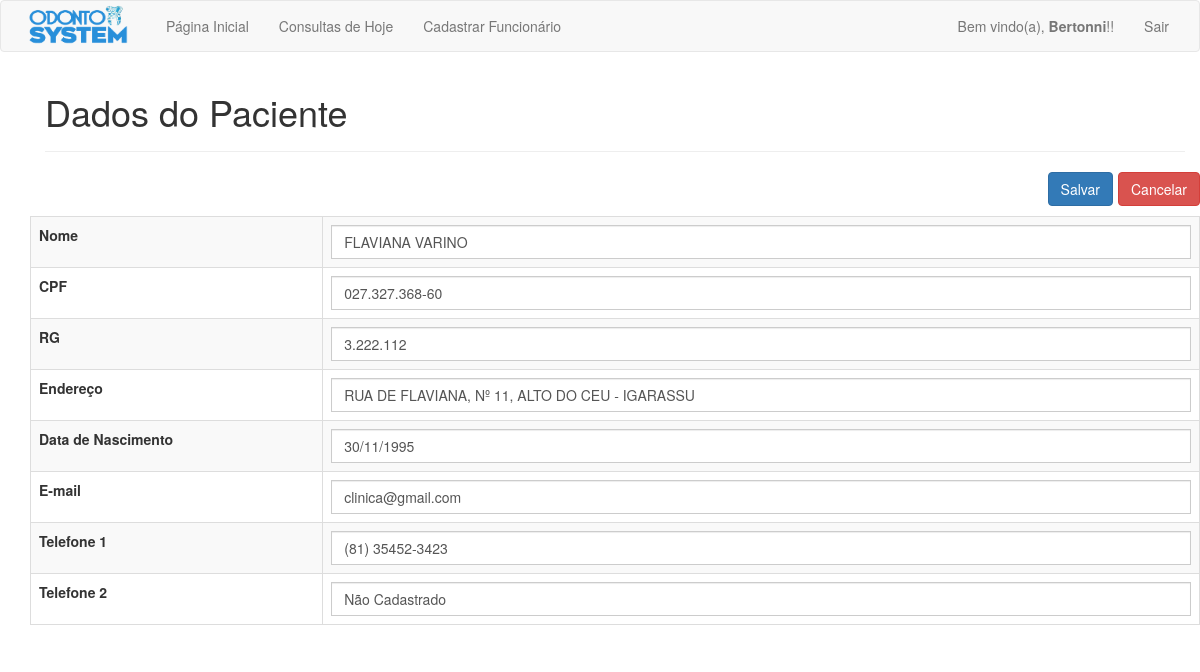
Page /php/editar_dados.php?id=22 (signed in) on the committed database.
### tables this page shows
CREATE TABLE `pacientes` (
  `pac_id` int(11) NOT NULL,
  `pac_nome` varchar(100) NOT NULL,
  `pac_endereco` varchar(200) NOT NULL,
  `pac_rg` varchar(15) DEFAULT NULL,
  `pac_cpf` varchar(15) DEFAULT NULL,
  `pac_email` varchar(50) NOT NULL,
  `pac_data_nasc` date NOT NULL,
  `pac_telefone_1` varchar(15) NOT NULL,
  `pac_telefone_2` varchar(15) DEFAULT NULL
);

### php/editar_dados.php (the view, shortened to what this page needs)
<?php
require_once 'cabecalho.php';
$id = $_GET['id'];
$sql = "SELECT * FROM pacientes WHERE pac_id = '$id'";
$result = mysqli_query($connection, $sql);
$array = mysqli_fetch_array($result);
if(isLogged()) {
	?>
	<div class="container marketing">
		<div class="container theme-showcase" role="main">
			<div id="cadastro_pac" class="page-header">
				<h1>Dados do Paciente</h1>
			</div>
			<div class="row">
			<button class="btn btn-danger voltar" onClick="history.go(-1)">Cancelar</button>
			<form action="validar_edicao_pac.php" method="POST">
			<button class="btn btn-primary editar" type="submit">Salvar</a></button>
			<br></br>
				<table class='table table-striped table-bordered'>
					<tr>
						<td class='td_one'><b>Nome</b></td>
						<td><input type="text" class='form-control' name="nome" value="<?= $array['pac_nome'] ?>" size="20"></td>
					</tr>
					<tr>
						<td class='td_one'><b>CPF</b></td>
						<td><input type="text" class='form-control' name="cpf" value="<?= $array['pac_cpf'] ?>" size="20"></td>
					</tr>
					<tr>
						<td class='td_one'><b>RG</b></td>
						<td><input type="text" class='form-control' name="rg" value="<?= $array['pac_rg'] ?>" size="20"></td>
					</tr>
					<tr>
						<td class='td_one'><b>Endereço</b></td>
						<td><input type="text" class='form-control' name="endereco" value="<?= $array['pac_endereco'] ?>" size="20"></td>
					</tr>
					<tr>
						<td class='td_one'><b>Data de Nascimento</b></td>
						<?php
						echo "<td><input type='text' class='form-control' name='nasc' value='" . date_format(new DateTime($array['pac_data_nasc']), 'd/m/Y') . "' size='50'></td>";
						?>
					</tr>
					<tr>
						<td class='td_one'><b>E-mail</b></td>
						<td><input type="mail" class='form-control' name="email" value="<?= $array['pac_email'] ?>" size="20"></td>
					</tr>
					<tr>
						<td class='td_one'><b>Telefone 1</b></td>
						<td><input type="text" class='form-control' name="fone1" value="<?= $array['pac_telefone_1'] ?>" size="20"></td>
					</tr>
					<tr>
						<td class='td_one'><b>Telefone 2</b></td>
						<td><input type="text" class='form-control' name="fone2" value="<?= $array['pac_telefone_2'] ?>" size="20"></td>
					</tr>
				</table>
			</div>
		<?php
	}
	require_once 'rodape.php';
	?>

### css/meuEstilo.css (style rules this page uses)
.td_one { width: 25%; }
.voltar { margin-bottom: 10px; float: right; margin-left: 5px; }
.editar { float: right; }
.page-header { margin-top: 10px; }
.form-control { border-radius: 0; }

### rows in the picture
pacientes: nome "FLAVIANA VARINO", cpf "027.327.368-60", rg "3.222.112", endereco "RUA DE FLAVIANA, Nº 11, ALTO DO CEU - IGARASSU", nasc "30/11/1995", email "clinica@gmail.com", fone1 "(81) 35452-3423", fone2 "Não Cadastrado"

### other values in the picture
$_SESSION['usuario'] "Bertonni"
